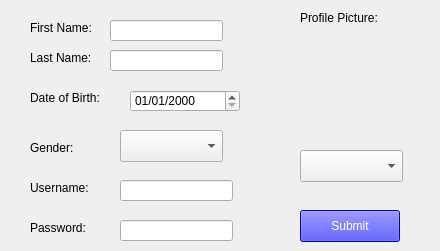
<?xml version="1.0" encoding="UTF-8"?>
<ui version="4.0">
 <class>SignUpUI</class>
 <widget class="QWidget" name="SignUpUI">
  <property name="geometry">
   <rect>
    <x>0</x>
    <y>0</y>
    <width>440</width>
    <height>251</height>
   </rect>
  </property>
  <property name="windowTitle">
   <string>Form</string>
  </property>
  <widget class="QLabel" name="FNLabel">
   <property name="geometry">
    <rect>
     <x>30</x>
     <y>20</y>
     <width>91</width>
     <height>16</height>
    </rect>
   </property>
   <property name="text">
    <string>First Name:</string>
   </property>
  </widget>
  <widget class="QLineEdit" name="FNEdit">
   <property name="geometry">
    <rect>
     <x>110</x>
     <y>20</y>
     <width>113</width>
     <height>21</height>
    </rect>
   </property>
  </widget>
  <widget class="QLineEdit" name="LNEdit">
   <property name="geometry">
    <rect>
     <x>110</x>
     <y>50</y>
     <width>113</width>
     <height>21</height>
    </rect>
   </property>
   <property name="text">
    <string/>
   </property>
  </widget>
  <widget class="QLabel" name="LNLabel">
   <property name="geometry">
    <rect>
     <x>30</x>
     <y>50</y>
     <width>91</width>
     <height>16</height>
    </rect>
   </property>
   <property name="text">
    <string>Last Name:</string>
   </property>
  </widget>
  <widget class="QLabel" name="DOBLabel">
   <property name="geometry">
    <rect>
     <x>30</x>
     <y>90</y>
     <width>81</width>
     <height>16</height>
    </rect>
   </property>
   <property name="text">
    <string>Date of Birth:</string>
   </property>
  </widget>
  <widget class="QDateEdit" name="DOBEdit">
   <property name="geometry">
    <rect>
     <x>130</x>
     <y>90</y>
     <width>110</width>
     <height>22</height>
    </rect>
   </property>
   <property name="displayFormat">
    <string>MM/dd/yyyy</string>
   </property>
  </widget>
  <widget class="QLabel" name="GLabel">
   <property name="geometry">
    <rect>
     <x>30</x>
     <y>140</y>
     <width>58</width>
     <height>16</height>
    </rect>
   </property>
   <property name="text">
    <string>Gender:</string>
   </property>
  </widget>
  <widget class="QComboBox" name="genderBox">
   <property name="geometry">
    <rect>
     <x>120</x>
     <y>130</y>
     <width>103</width>
     <height>32</height>
    </rect>
   </property>
   <item>
    <property name="text">
     <string/>
    </property>
   </item>
   <item>
    <property name="text">
     <string>Male</string>
    </property>
   </item>
   <item>
    <property name="text">
     <string>Female</string>
    </property>
   </item>
  </widget>
  <widget class="QLabel" name="PPLabel">
   <property name="geometry">
    <rect>
     <x>300</x>
     <y>40</y>
     <width>101</width>
     <height>101</height>
    </rect>
   </property>
   <property name="text">
    <string/>
   </property>
   <property name="pixmap">
    <pixmap resource="resources.qrc">:/images/default.jpeg</pixmap>
   </property>
  </widget>
  <widget class="QLabel" name="UNLabel">
   <property name="geometry">
    <rect>
     <x>30</x>
     <y>180</y>
     <width>71</width>
     <height>16</height>
    </rect>
   </property>
   <property name="text">
    <string>Username:</string>
   </property>
  </widget>
  <widget class="QLabel" name="PWLabel">
   <property name="geometry">
    <rect>
     <x>30</x>
     <y>220</y>
     <width>71</width>
     <height>16</height>
    </rect>
   </property>
   <property name="text">
    <string>Password:</string>
   </property>
  </widget>
  <widget class="QLineEdit" name="UNEdit">
   <property name="geometry">
    <rect>
     <x>120</x>
     <y>180</y>
     <width>113</width>
     <height>21</height>
    </rect>
   </property>
  </widget>
  <widget class="QLineEdit" name="PWEdit">
   <property name="geometry">
    <rect>
     <x>120</x>
     <y>220</y>
     <width>113</width>
     <height>21</height>
    </rect>
   </property>
   <property name="text">
    <string/>
   </property>
  </widget>
  <widget class="QPushButton" name="submitBtn">
   <property name="geometry">
    <rect>
     <x>300</x>
     <y>210</y>
     <width>100</width>
     <height>32</height>
    </rect>
   </property>
   <property name="styleSheet">
    <string notr="true">QPushButton {
    background-color: blue;
    color: white;  // Sets the text color to white for better contrast
}</string>
   </property>
   <property name="text">
    <string>Submit</string>
   </property>
  </widget>
  <widget class="QLabel" name="label">
   <property name="geometry">
    <rect>
     <x>300</x>
     <y>10</y>
     <width>91</width>
     <height>16</height>
    </rect>
   </property>
   <property name="text">
    <string>Profile Picture:</string>
   </property>
  </widget>
  <widget class="QComboBox" name="imageSelectorComboBox">
   <property name="geometry">
    <rect>
     <x>300</x>
     <y>150</y>
     <width>103</width>
     <height>32</height>
    </rect>
   </property>
  </widget>
 </widget>
 <resources>
  <include location="resources.qrc"/>
 </resources>
 <connections/>
</ui>
